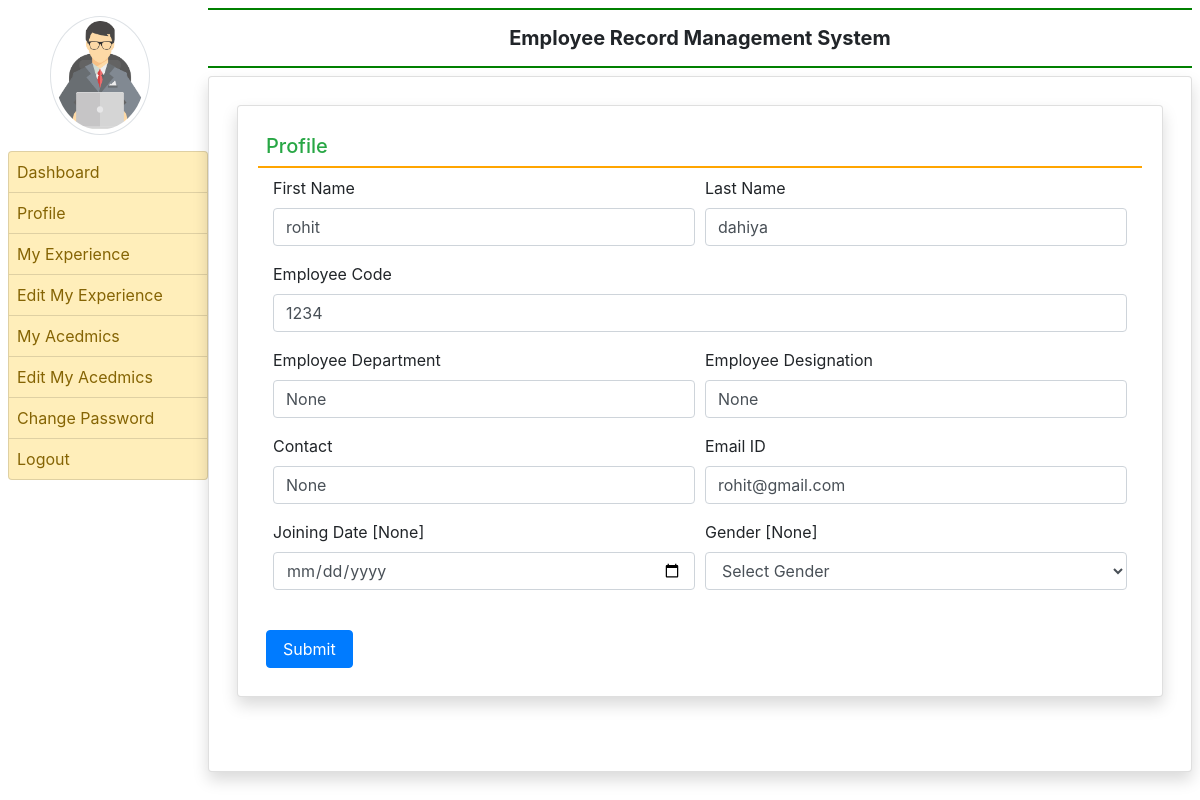
The app's page /profile/ (signed in) with its own data.
### employee/models.py (models this page shows, shortened)
class EmployeeDetail(models.Model):
    user=models.ForeignKey(User,on_delete=models.CASCADE)
    empcode=models.CharField(max_length=50)
    empdept=models.CharField(max_length=100,null=True)
    designation=models.CharField(max_length=100,null=True)
    contact=models.CharField(max_length=15,null=True)
    gender=models.CharField(max_length=50,null=True)
    joiningdate=models.DateField(null=True)

### employee/views.py (the view, shortened to what this page needs)
# urls.py: path('profile/',views.profile,name='profile'),
def profile(request):
    if not request.user.is_authenticated :
        return redirect('emp_login')
    error=""
    user=request.user
    employee=EmployeeDetail.objects.get(user = user)
    return render(request,'profile.html',locals())

### employee/templates/profile.html (shortened to what this page needs)
{% extends 'emp_base.html' %}
{% block main %}
<div class="card shadow m-2">
    <div class="card-body">
        <h5 class="p-2 text-success"  style="border-bottom:2px solid orange ">Profile</h5>
        <div class="container-fluid">
            <form method="post" name="signup" onsubmit="return checkpassword()">
                <div class="form-row">
                    <div class="col-sm-6">
                        <div class="form-group">
                            <label>First Name</label>
                            <input type="text" name="firstname" class="form-control" placeholder="Enter First Name" pattern="[a-zA-z]+" value="{{employee.user.first_name}}">
                        </div>
                    </div>
                            <div class="col-sm-6">
                                <div class="form-group">
                                    <label>Last Name</label>
                                    <input type="text" name="lastname" class="form-control" placeholder="Enter Last Name" pattern="[a-zA-z]+" value="{{employee.user.last_name}}">
                                </div>
                            </div>
                            <div class="col-sm-12">
                                <div class="form-group">
                                    <label>Employee Code</label>
                                    <input type="text" name="empcode" class="form-control" placeholder="Enter Your Employee Code" pattern="[0-9]+" value="{{employee.empcode}}">
                                </div>
                            </div>
                            <div class="col-sm-6">
                                <div class="form-group">
                                    <label>Employee Department</label>
                                    <input type="text" name="department" class="form-control" placeholder="Enter Your Department" pattern="[a-zA-z]+" value="{{employee.empdept}}">
                                </div>
                            </div>
                            <div class="col-sm-6">
                                <div class="form-group">
                                    <label>Employee Designation</label>
                                    <input type="text" name="designation" class="form-control" placeholder="Enter Your Designation" pattern="[a-zA-z]+" value="{{employee.designation}}">
                                </div>
                            </div>
                            <div class="col-sm-6">
                                <div class="form-group">
                                    <label>Contact</label>
                                    <input type="text" name="contact" class="form-control" placeholder="Enter Your Contact" value="{{employee.contact}}">
                                </div>
                            </div>
                            <div class="col-sm-6">
                                <div class="form-group">
                                    <label>Email ID</label>
                                    <input type="email" name="emailid" class="form-control" placeholder="Enter Your Email" value="{{employee.user.username}}">
                                </div>
                            </div>
                            <div class="col-sm-6">
                                <div class="form-group">
                                    <label>Joining Date [{{employee.joiningdate}}]</label>
                                    <input type="date" name="jdate" class="form-control">
                                </div>
                            </div>
                            <div class="col-sm-6">
                                <div class="form-group">
                                    <label>Gender [{{employee.gender}}]</label>
                                    <select name="gender" class="form-control">
                                        <option value="none">Select Gender</option>
                                    </select>
                                </div>
                            </div>
                        </div>
                        </div>
                <input type="submit" value="Submit" class="m-2 px-3 btn btn-primary">
        </div>
    </div>
</div>
{% endblock %}

### records on screen
EmployeeDetail: firstname "rohit", lastname "dahiya", empcode "1234", department "None", designation "None", contact "None", emailid "rohit@gmail.com", joiningdate "None", gender "None"
